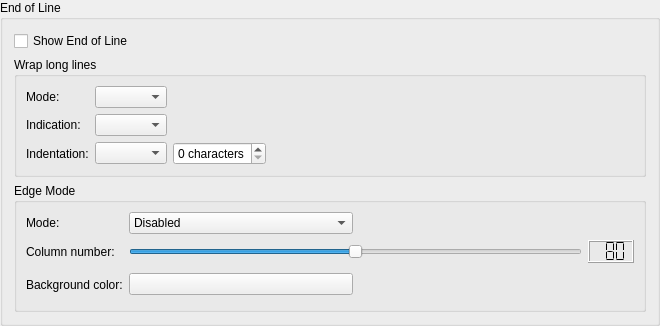
    <widget class="QGroupBox" name="eolGroup">
     <property name="title">
      <string>End of Line</string>
     </property>
     <layout class="QVBoxLayout" name="verticalLayout_4">
      <item>
       <widget class="QCheckBox" name="eolCheckBox">
        <property name="toolTip">
         <string>Select whether end of line shall be shown</string>
        </property>
        <property name="text">
         <string>Show End of Line</string>
        </property>
       </widget>
      </item>
      <item>
       <widget class="QGroupBox" name="wrapLongLinesGroup">
        <property name="toolTip">
         <string/>
        </property>
        <property name="title">
         <string>Wrap long lines</string>
        </property>
        <property name="checkable">
         <bool>false</bool>
        </property>
        <layout class="QGridLayout" name="gridLayout_7">
         <item row="0" column="0">
          <widget class="QLabel" name="textLabel1_15">
           <property name="text">
            <string>Mode:</string>
           </property>
          </widget>
         </item>
         <item row="0" column="1">
          <widget class="QComboBox" name="wrapModeComboBox">
           <property name="toolTip">
            <string>Select the wrap mode for long lines</string>
           </property>
          </widget>
         </item>
         <item row="0" column="2" colspan="2">
          <spacer name="horizontalSpacer_2">
           <property name="orientation">
            <enum>Qt::Horizontal</enum>
           </property>
           <property name="sizeHint" stdset="0">
            <size>
             <width>400</width>
             <height>20</height>
            </size>
           </property>
          </spacer>
         </item>
         <item row="1" column="0">
          <widget class="QLabel" name="label_5">
           <property name="text">
            <string>Indication:</string>
           </property>
          </widget>
         </item>
         <item row="1" column="1">
          <widget class="QComboBox" name="wrapVisualComboBox">
           <property name="toolTip">
            <string>Select, how wrapped lines are indicated</string>
           </property>
          </widget>
         </item>
         <item row="2" column="0">
          <widget class="QLabel" name="label_18">
           <property name="text">
            <string>Indentation:</string>
           </property>
          </widget>
         </item>
         <item row="2" column="1">
          <widget class="QComboBox" name="wrapIndentComboBox">
           <property name="toolTip">
            <string>Select, how wrapped lines are indented</string>
           </property>
          </widget>
         </item>
         <item row="2" column="2">
          <widget class="QSpinBox" name="wrapStartIndentSpinBox">
           <property name="toolTip">
            <string>Enter the number of characters to indent (only used for 'Fixed')</string>
           </property>
           <property name="suffix">
            <string> characters</string>
           </property>
           <property name="maximum">
            <number>9</number>
           </property>
          </widget>
         </item>
         <item row="2" column="3">
          <spacer name="horizontalSpacer_4">
           <property name="orientation">
            <enum>Qt::Horizontal</enum>
           </property>
           <property name="sizeHint" stdset="0">
            <size>
             <width>362</width>
             <height>20</height>
            </size>
           </property>
          </spacer>
         </item>
        </layout>
       </widget>
      </item>
      <item>
       <widget class="QGroupBox" name="edgeModeGroup">
        <property name="title">
         <string>Edge Mode</string>
        </property>
        <layout class="QGridLayout" name="_13">
         <item row="0" column="2" colspan="2">
          <spacer>
           <property name="orientation">
            <enum>Qt::Horizontal</enum>
           </property>
           <property name="sizeType">
            <enum>QSizePolicy::Expanding</enum>
           </property>
           <property name="sizeHint" stdset="0">
            <size>
             <width>211</width>
             <height>20</height>
            </size>
           </property>
          </spacer>
         </item>
         <item row="2" column="2" colspan="2">
          <spacer>
           <property name="orientation">
            <enum>Qt::Horizontal</enum>
           </property>
           <property name="sizeType">
            <enum>QSizePolicy::Expanding</enum>
           </property>
           <property name="sizeHint" stdset="0">
            <size>
             <width>201</width>
             <height>31</height>
            </size>
           </property>
          </spacer>
         </item>
         <item row="2" column="1">
          <widget class="QPushButton" name="edgeBackgroundColorButton">
           <property name="minimumSize">
            <size>
             <width>100</width>
             <height>0</height>
            </size>
           </property>
           <property name="toolTip">
            <string>Select the color for the edge marker.</string>
           </property>
           <property name="text">
            <string/>
           </property>
          </widget>
         </item>
         <item row="2" column="0">
          <widget class="QLabel" name="TextLabel13_3_2_2">
           <property name="text">
            <string>Background color:</string>
           </property>
          </widget>
         </item>
         <item row="1" column="1" colspan="2">
          <widget class="QSlider" name="edgeLineColumnSlider">
           <property name="sizePolicy">
            <sizepolicy hsizetype="Expanding" vsizetype="Fixed">
             <horstretch>11</horstretch>
             <verstretch>0</verstretch>
            </sizepolicy>
           </property>
           <property name="toolTip">
            <string>Move to set the edge column.</string>
           </property>
           <property name="minimum">
            <number>0</number>
           </property>
           <property name="maximum">
            <number>160</number>
           </property>
           <property name="value">
            <number>80</number>
           </property>
           <property name="orientation">
            <enum>Qt::Horizontal</enum>
           </property>
           <property name="tickInterval">
            <number>10</number>
           </property>
          </widget>
         </item>
         <item row="1" column="3">
          <widget class="QLCDNumber" name="edgeLineColumnLCD">
           <property name="sizePolicy">
            <sizepolicy hsizetype="Minimum" vsizetype="Minimum">
             <horstretch>1</horstretch>
             <verstretch>0</verstretch>
            </sizepolicy>
           </property>
           <property name="toolTip">
            <string>Displays the selected tab width.</string>
           </property>
           <property name="digitCount">
            <number>3</number>
           </property>
           <property name="segmentStyle">
            <enum>QLCDNumber::Flat</enum>
           </property>
           <property name="value" stdset="0">
            <double>80.000000000000000</double>
           </property>
          </widget>
         </item>
         <item row="1" column="0">
          <widget class="QLabel" name="TextLabel13_3_2">
           <property name="text">
            <string>Column number:</string>
           </property>
          </widget>
         </item>
         <item row="0" column="0">
          <widget class="QLabel" name="textLabel1_14">
           <property name="text">
            <string>Mode:</string>
           </property>
          </widget>
         </item>
         <item row="0" column="1">
          <widget class="QComboBox" name="edgeModeCombo">
           <property name="sizePolicy">
            <sizepolicy hsizetype="Minimum" vsizetype="Fixed">
             <horstretch>0</horstretch>
             <verstretch>0</verstretch>
            </sizepolicy>
           </property>
           <item>
            <property name="text">
             <string>Disabled</string>
            </property>
           </item>
           <item>
            <property name="text">
             <string>Draw Line</string>
            </property>
           </item>
           <item>
            <property name="text">
             <string>Change Background Color</string>
            </property>
           </item>
          </widget>
         </item>
        </layout>
       </widget>
      </item>
     </layout>
    </widget>
